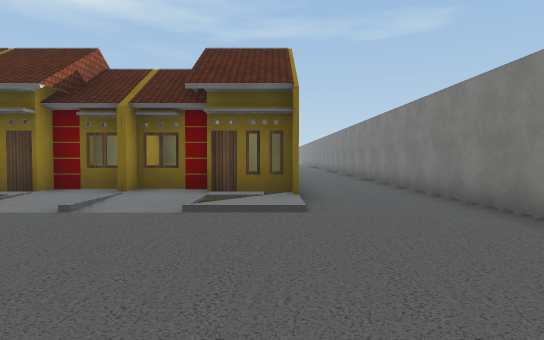
view 1 (above)

18 first-person views from a walk through a 3-D level made in the Unity game engine. The camera is 1.4 m above the floor, tilts 2° down and sees 75° across. The floor is counted in squares, 2 m on a side. Each view is taken from the middle of a square. On the plan, view 1 faces up. The plan holds only what a view shows up to about 11 squares ahead; the rest is blank. The place goes on beyond the plan. The player character is not drawn. Some surface patterns are stand-ins.

view 2
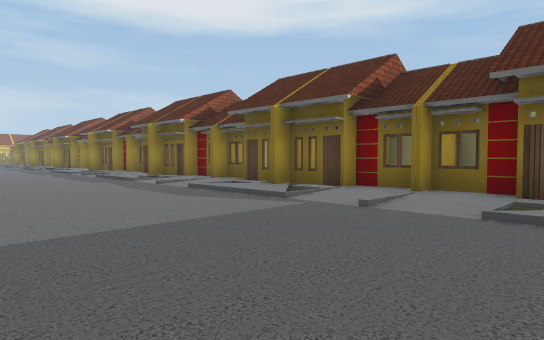

view 3
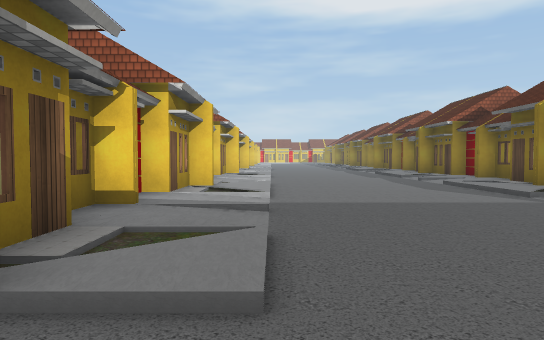

view 4
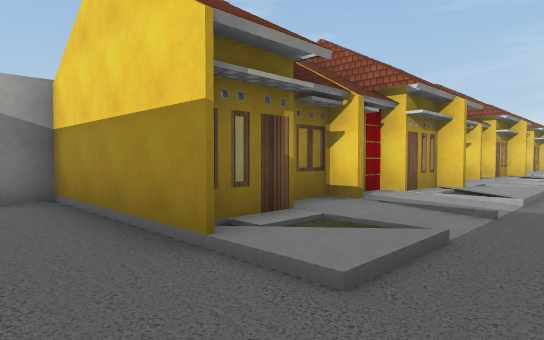

view 5
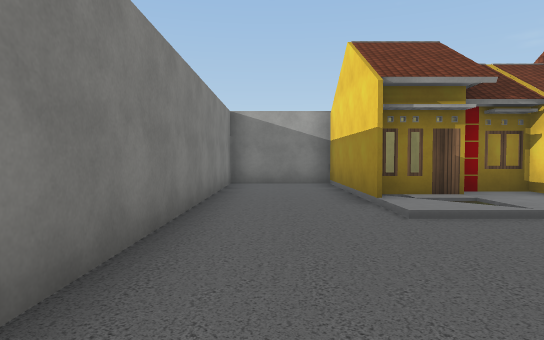

view 6
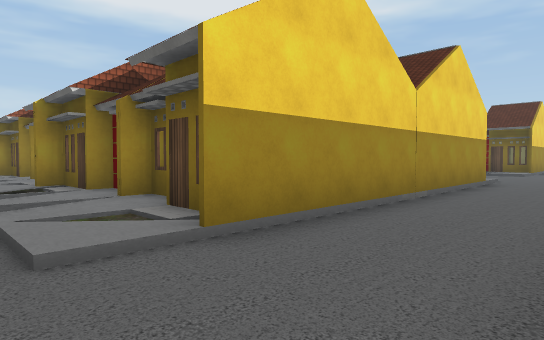

view 7
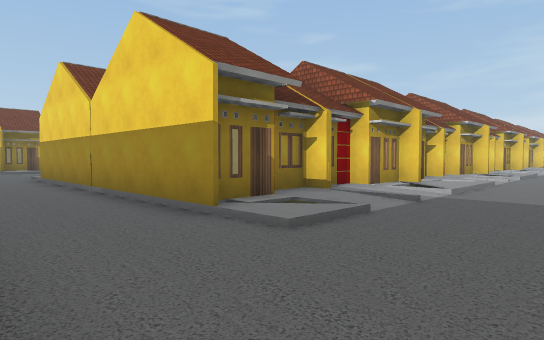

view 8
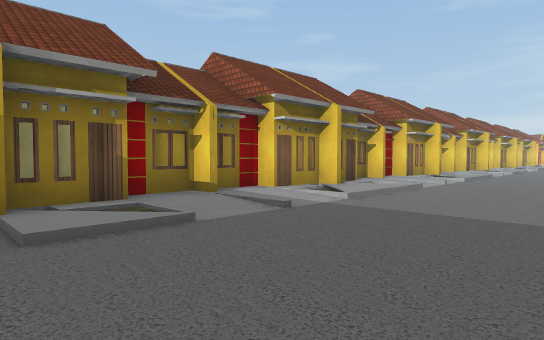

view 9
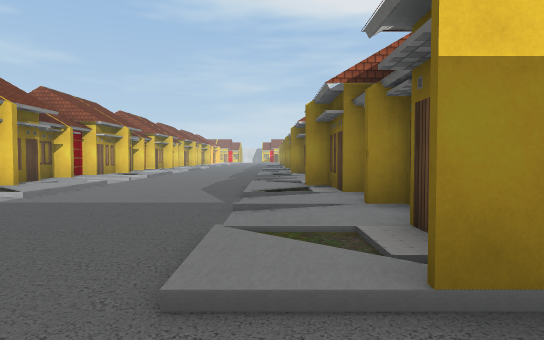

view 10
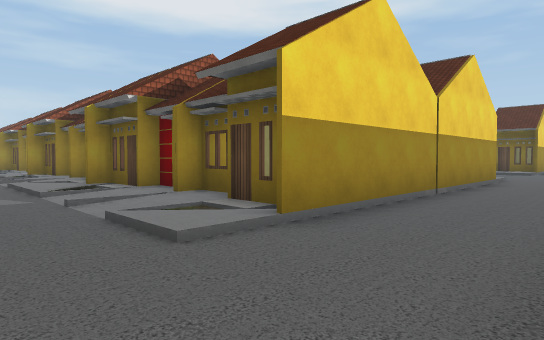

view 11
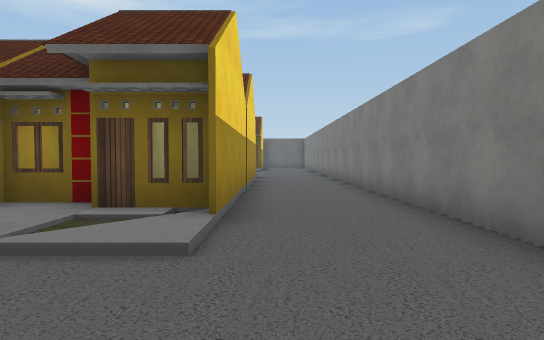

view 12
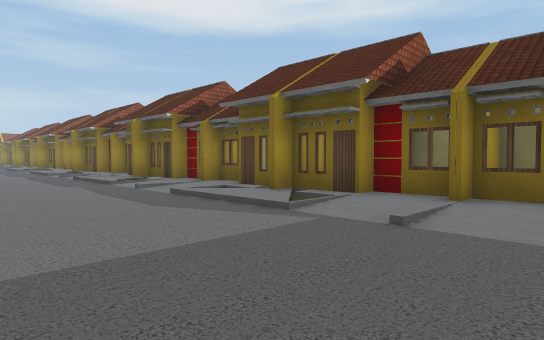

view 13
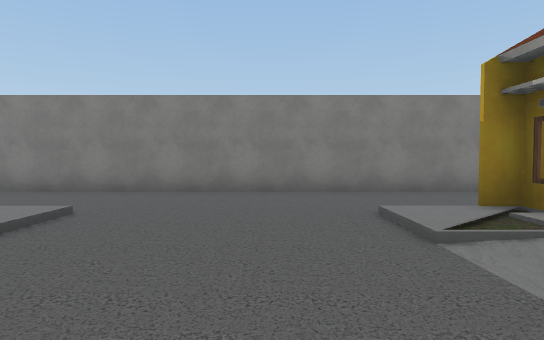

view 14
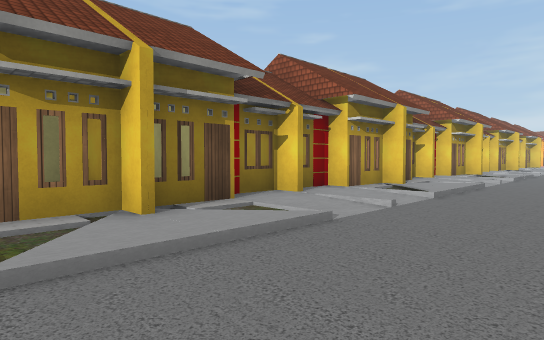

view 15
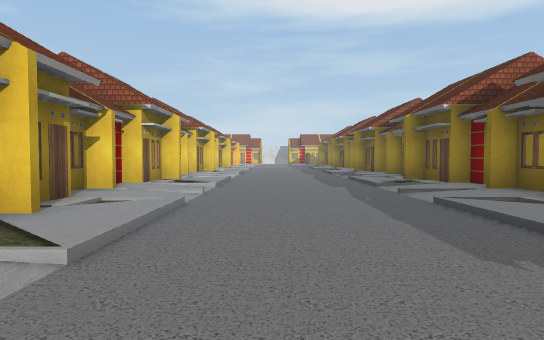

view 16
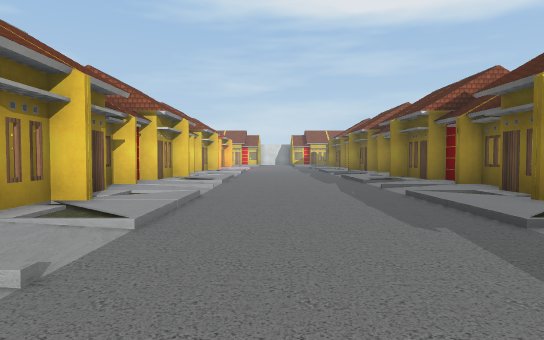

view 17
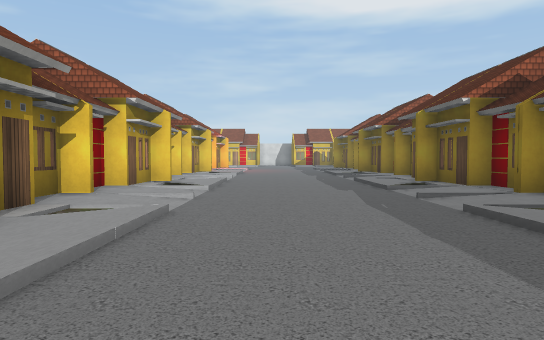

view 18
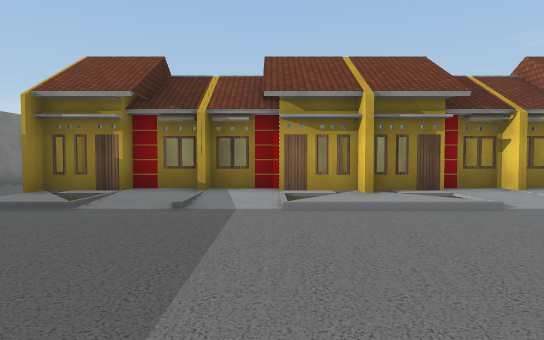

### Floor plan
Key: @ floor where view 1 was taken; # wall or solid block; . main floor; : floor 0.25 m higher than the main floor; / step, stairs or slope.
Columns run from 26 left of view 1 to 4 right of it. Each row starts with its distance up from view 1.
 28                           #...#
 27                           #...#
 26                           #...#
 25                           #...#
 24                           #...#
 23                          ##...#
 22   ########### #############...#
 21  :#:::::#:::::#:::::#:::::#...#
 20  ::../.:::./.:::./..::/../:...#
 19 ..............................#
 18 ..............................#
 17 ..............................#
 16 ..............................#
 15 /::../.::../..::./..::/../:...#
 14   ##:/:###:/:###:/:###:::##...#
 13    ########################...#
 12                          ##.. #
 11                           #...#
 10                           #...#
  9                           #...#
  8                           #...#
  7                 ###########...#
  6                 ::::#:::::#...#
  5                 ./..::/../:...#
  4               ................#
  3              .................#
  2              .................#
  1                 ..............#
  0                  /.////../@...#
 -1                .....::....:...#
 -2                #:#:###:#:##...#
 -3                #########:##...#
 -4                        ####...#
 -5                           #...#
 -6                           #####

Where each view was taken, in squares from view 1:
view 1: 0 up, 0 right, facing up
view 2: 0 up, 0 right, facing up-left
view 3: 0 up, 2 right, facing left
view 4: 1 up, 2 right, facing down-left
view 5: 4 up, 2 right, facing down
view 6: 4 up, 3 right, facing up-left
view 7: 18 up, 3 right, facing down-left
view 8: 19 up, 1 right, facing down-left
view 9: 20 up, 2 right, facing left
view 10: 18 up, 3 right, facing up-left
view 11: 17 up, 1 right, facing up
view 12: 16 up, 1 left, facing up-left
view 13: 17 up, 4 left, facing right
view 14: 18 up, 4 left, facing down-left
view 15: 17 up, 8 left, facing left
view 16: 17 up, 13 left, facing left
view 17: 17 up, 15 left, facing left
view 18: 5 up, 4 left, facing down
